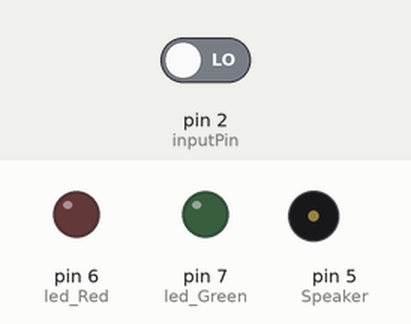
This sketch was run on a simulated Arduino Uno, built with avr-gcc and run on an emulated ATmega328P. Shown: output pins drawn as LEDs (lit = HIGH), buzzer (waves = sounding). The test bench sets the inputs (shaded band); at power-on: pin 2 (inputPin) LOW.

Above: at 1.2 s.
1.3 s: pin 2 (inputPin) driven HIGH
At 1.7 s:
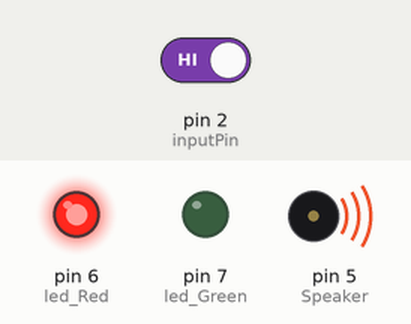
At 4.0 s:
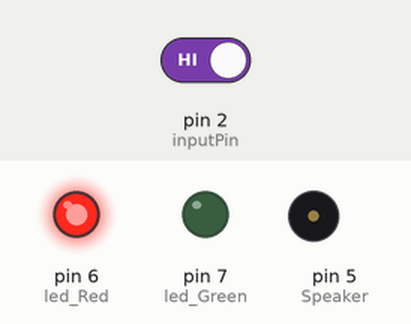
4.3 s: pin 2 (inputPin) driven LOW
At 4.8 s:
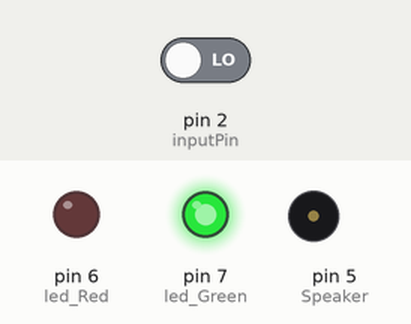
Timing chart, 0 to 7.3 s (numbered marks = the images above; inputs shaded):
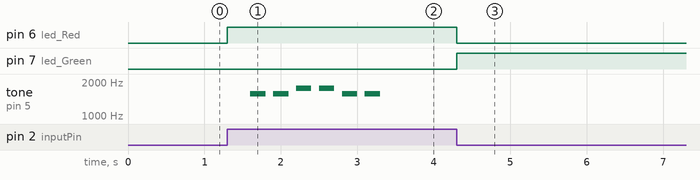

Measured:
- after the input at 1.3 s, pin 6 (led_Red): LOW → HIGH at once; tone on pin 5 (Speaker): plays 1568 Hz for 0.20 s, 1568 Hz for 0.20 s, 1760 Hz for 0.20 s, 1760 Hz for 0.20 s, 1568 Hz for 0.20 s, 1568 Hz for 0.20 s, starting after 0.30 s
- after the input at 4.3 s, pin 6 (led_Red): HIGH → LOW at once; pin 7 (led_Green): LOW → HIGH at once

The sketch:

DeviceActivecode.ino
```cpp
int C = 1047;
int D = 1175;
int E = 1319;
int F = 1397;
int G = 1568;
int A = 1760;
int B = 1976;

#define led_Red 6 // ON_Signal
#define led_Green 7 // OFF_Signal
#define inputPin  2 // Signal_pin
int pirState = LOW; // PIR Preferences
int val = 0;


#define Speaker 5
int notes[25] = { G, G, A, A, G, G, E, G, G, E, E, D, G, G, A, A, G, G, E, G, E, D, E, C };
int tempo = 200;


void setup() {
    pinMode(led_Red, OUTPUT);
    pinMode(led_Green, OUTPUT);
    pinMode(Speaker , OUTPUT);
    pinMode(inputPin, INPUT); //sensor

    Serial.begin(9600);
}

void loop(){
    val = digitalRead(inputPin);
    if (val == HIGH) {
        if (pirState == LOW) {
//        Serial.println("Motion detected!");
        pirState = HIGH;
        digitalWrite(led_Red, HIGH);
        digitalWrite(led_Green, LOW);
        delay(300);

        for(int i=0; i < 6; i++) {
         tone(Speaker, notes[i], tempo);
         delay(300);
        }
         noTone(Speaker);
        }
    } else {


        if (pirState == HIGH){
//            Serial.println("Motion ended!");
            pirState = LOW;
             digitalWrite(led_Green, HIGH);
             digitalWrite(led_Red, LOW);
             delay(300);
        }
    }

}
```
